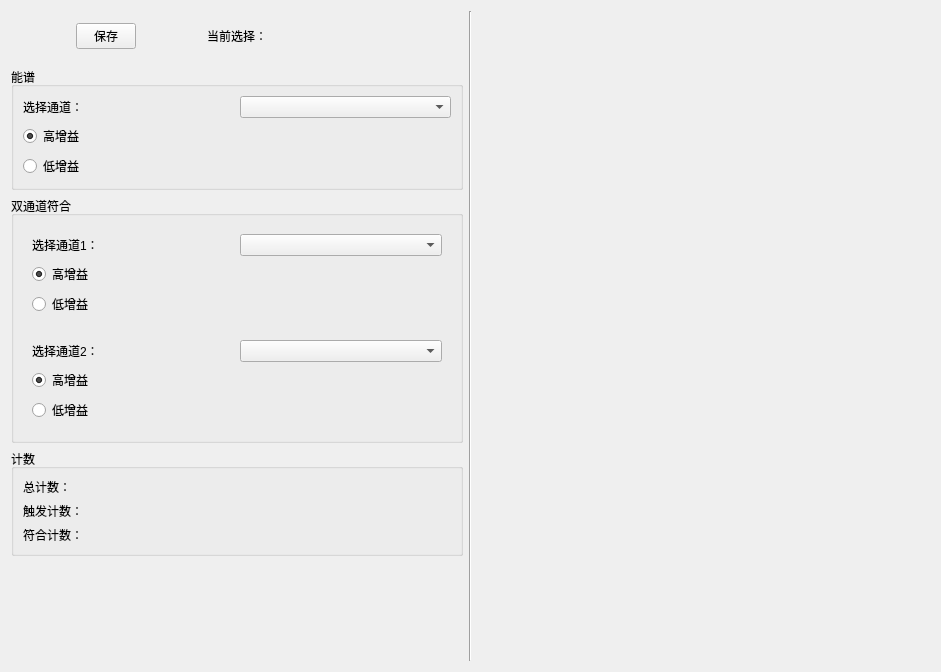
<?xml version="1.0" encoding="UTF-8"?>
<ui version="4.0">
 <class>Form</class>
 <widget class="QWidget" name="Form">
  <property name="geometry">
   <rect>
    <x>0</x>
    <y>0</y>
    <width>941</width>
    <height>672</height>
   </rect>
  </property>
  <property name="windowTitle">
   <string>Form</string>
  </property>
  <layout class="QHBoxLayout" name="horizontalLayout_6">
   <item>
    <layout class="QVBoxLayout" name="verticalLayout_7">
     <item>
      <layout class="QHBoxLayout" name="horizontalLayout_5">
       <item>
        <widget class="QPushButton" name="pushButton_save">
         <property name="maximumSize">
          <size>
           <width>60</width>
           <height>16777215</height>
          </size>
         </property>
         <property name="text">
          <string>保存</string>
         </property>
        </widget>
       </item>
       <item>
        <widget class="QLabel" name="label">
         <property name="minimumSize">
          <size>
           <width>60</width>
           <height>50</height>
          </size>
         </property>
         <property name="maximumSize">
          <size>
           <width>80</width>
           <height>50</height>
          </size>
         </property>
         <property name="text">
          <string>当前选择：</string>
         </property>
        </widget>
       </item>
       <item>
        <widget class="QLabel" name="label_currentChoose">
         <property name="minimumSize">
          <size>
           <width>40</width>
           <height>50</height>
          </size>
         </property>
         <property name="maximumSize">
          <size>
           <width>40</width>
           <height>50</height>
          </size>
         </property>
         <property name="text">
          <string/>
         </property>
        </widget>
       </item>
      </layout>
     </item>
     <item>
      <widget class="QGroupBox" name="groupBox">
       <property name="title">
        <string>能谱</string>
       </property>
       <layout class="QVBoxLayout" name="verticalLayout">
        <item>
         <layout class="QHBoxLayout" name="horizontalLayout">
          <item>
           <widget class="QLabel" name="label_3">
            <property name="text">
             <string>选择通道：</string>
            </property>
           </widget>
          </item>
          <item>
           <widget class="QComboBox" name="comboBox_singlechannel"/>
          </item>
         </layout>
        </item>
        <item>
         <widget class="QRadioButton" name="radioButton_singlechannel_1">
          <property name="text">
           <string>高增益</string>
          </property>
          <property name="checked">
           <bool>true</bool>
          </property>
         </widget>
        </item>
        <item>
         <widget class="QRadioButton" name="radioButton_singlechannel_2">
          <property name="text">
           <string>低增益</string>
          </property>
         </widget>
        </item>
       </layout>
      </widget>
     </item>
     <item>
      <widget class="QGroupBox" name="groupBox_2">
       <property name="title">
        <string>双通道符合</string>
       </property>
       <layout class="QVBoxLayout" name="verticalLayout_6">
        <item>
         <widget class="QWidget" name="widget_3" native="true">
          <layout class="QVBoxLayout" name="verticalLayout_5">
           <item>
            <layout class="QHBoxLayout" name="horizontalLayout_2">
             <item>
              <widget class="QLabel" name="label_4">
               <property name="text">
                <string>选择通道1：</string>
               </property>
              </widget>
             </item>
             <item>
              <widget class="QComboBox" name="comboBox_coincidentChannel"/>
             </item>
            </layout>
           </item>
           <item>
            <layout class="QVBoxLayout" name="verticalLayout_2">
             <item>
              <widget class="QRadioButton" name="radioButton_coincidentChannel1_1">
               <property name="text">
                <string>高增益</string>
               </property>
               <property name="checked">
                <bool>true</bool>
               </property>
              </widget>
             </item>
             <item>
              <widget class="QRadioButton" name="radioButton_coincidentChannel1_2">
               <property name="text">
                <string>低增益</string>
               </property>
              </widget>
             </item>
            </layout>
           </item>
          </layout>
         </widget>
        </item>
        <item>
         <widget class="QWidget" name="widget_2" native="true">
          <layout class="QVBoxLayout" name="verticalLayout_4">
           <item>
            <layout class="QHBoxLayout" name="horizontalLayout_3">
             <item>
              <widget class="QLabel" name="label_5">
               <property name="text">
                <string>选择通道2：</string>
               </property>
              </widget>
             </item>
             <item>
              <widget class="QComboBox" name="comboBox_coincidentChannel2"/>
             </item>
            </layout>
           </item>
           <item>
            <layout class="QVBoxLayout" name="verticalLayout_3">
             <item>
              <widget class="QRadioButton" name="radioButton_coincidentChannel2_1">
               <property name="text">
                <string>高增益</string>
               </property>
               <property name="checked">
                <bool>true</bool>
               </property>
              </widget>
             </item>
             <item>
              <widget class="QRadioButton" name="radioButton_coincidentChannel2_2">
               <property name="text">
                <string>低增益</string>
               </property>
              </widget>
             </item>
            </layout>
           </item>
          </layout>
         </widget>
        </item>
       </layout>
      </widget>
     </item>
     <item>
      <widget class="QGroupBox" name="groupBox_3">
       <property name="title">
        <string>计数</string>
       </property>
       <layout class="QFormLayout" name="formLayout">
        <item row="0" column="0">
         <widget class="QLabel" name="label_2">
          <property name="text">
           <string>总计数：</string>
          </property>
         </widget>
        </item>
        <item row="0" column="1">
         <widget class="QLabel" name="label_allCount">
          <property name="text">
           <string/>
          </property>
         </widget>
        </item>
        <item row="1" column="0">
         <widget class="QLabel" name="label_7">
          <property name="text">
           <string>触发计数：</string>
          </property>
         </widget>
        </item>
        <item row="1" column="1">
         <widget class="QLabel" name="label_triggerCount">
          <property name="text">
           <string/>
          </property>
         </widget>
        </item>
        <item row="2" column="0">
         <widget class="QLabel" name="label_8">
          <property name="text">
           <string>符合计数：</string>
          </property>
         </widget>
        </item>
        <item row="2" column="1">
         <widget class="QLabel" name="label_coincidentCount">
          <property name="text">
           <string/>
          </property>
         </widget>
        </item>
       </layout>
      </widget>
     </item>
     <item>
      <spacer name="verticalSpacer">
       <property name="orientation">
        <enum>Qt::Vertical</enum>
       </property>
       <property name="sizeHint" stdset="0">
        <size>
         <width>20</width>
         <height>40</height>
        </size>
       </property>
      </spacer>
     </item>
    </layout>
   </item>
   <item>
    <widget class="Line" name="line">
     <property name="orientation">
      <enum>Qt::Vertical</enum>
     </property>
    </widget>
   </item>
   <item>
    <widget class="currentEnergeCount" name="widget" native="true"/>
   </item>
  </layout>
 </widget>
 <customwidgets>
  <customwidget>
   <class>currentEnergeCount</class>
   <extends>QWidget</extends>
   <header>myWidget.h</header>
   <container>1</container>
  </customwidget>
 </customwidgets>
 <resources/>
 <connections/>
</ui>
